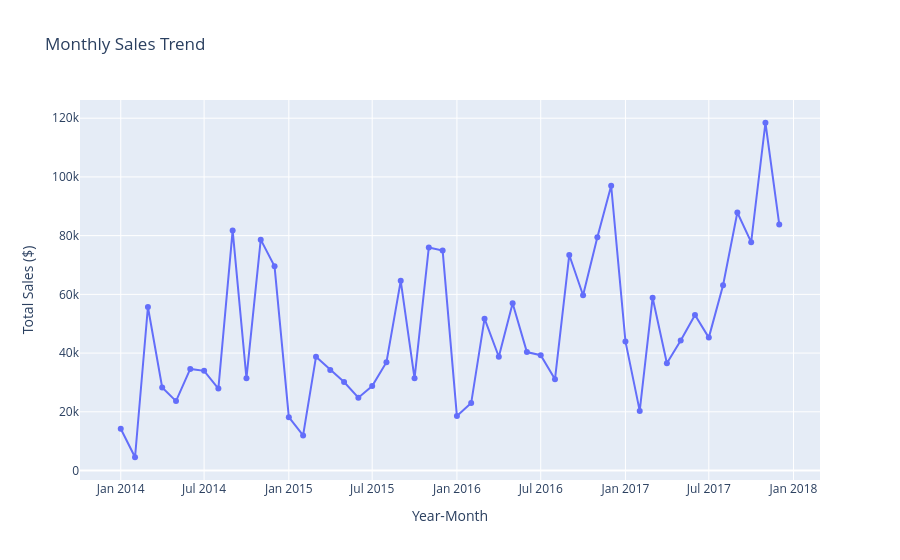

The code cell stored with this chart in its notebook:
### Code cell
# Visualization 1: Monthly Sales Trend
monthly_trend_plot = df_clean.groupby('Year_Month')['Sales'].sum().reset_index()
monthly_trend_plot['Year_Month'] = monthly_trend_plot['Year_Month'].astype(str)

fig = px.line(monthly_trend_plot, x='Year_Month', y='Sales', 
              title='Monthly Sales Trend',
              markers=True,
              labels={'Year_Month': 'Year-Month', 'Sales': 'Total Sales ($)'})
fig.update_layout(
    xaxis_title='Year-Month',
    yaxis_title='Total Sales ($)',
    hovermode='x unified'
)
fig.show()

### Figure 1 — Plotly figure (JSON) as saved in the notebook; plotly's stock layout.template omitted (floating-point values rounded to 4 significant figures)
{"data": [{"hovertemplate": "Year-Month=%{x}<br>Total Sales ($)=%{y}<extra></extra>", "legendgroup": "", "line": {"color": "#636efa", "dash": "solid"}, "marker": {"symbol": "circle"}, "mode": "lines+markers", "name": "", "orientation": "v", "showlegend": false, "type": "scatter", "x": ["2014-01", "2014-02", "2014-03", "2014-04", "2014-05", "2014-06", "2014-07", "2014-08", "2014-09", "2014-10", "2014-11", "2014-12", "2015-01", "2015-02", "2015-03", "2015-04", "2015-05", "2015-06", "2015-07", "2015-08", "2015-09", "2015-10", "2015-11", "2015-12", "2016-01", "2016-02", "2016-03", "2016-04", "2016-05", "2016-06", "2016-07", "2016-08", "2016-09", "2016-10", "2016-11", "2016-12", "2017-01", "2017-02", "2017-03", "2017-04", "2017-05", "2017-06", "2017-07", "2017-08", "2017-09", "2017-10", "2017-11", "2017-12"], "xaxis": "x", "y": [14240.0, 4520.0, 55690.0, 28300.0, 23650.0, 34600.0, 33950.0, 27910.0, 81780.0, 31450.0, 78630.0, 69550.0, 18170.0, 11950.0, 38730.0, 34200.0, 30130.0, 24800.0, 28770.0, 36900.0, 64600.0, 31400.0, 75970.0, 74920.0, 18540.0, 22980.0, 51720.0, 38750.0, 56990.0, 40340.0, 39260.0, 31120.0, 73410.0, 59690.0, 79410.0, 97000.0, 43970.0, 20300.0, 58870.0, 36520.0, 44260.0, 52980.0, 45260.0, 63120.0, 87870.0, 77780.0, 118400.0, 83830.0], "yaxis": "y"}], "layout": {"hovermode": "x unified", "legend": {"tracegroupgap": 0}, "title": {"text": "Monthly Sales Trend"}, "xaxis": {"anchor": "y", "domain": [0, 1], "title": {"text": "Year-Month"}}, "yaxis": {"anchor": "x", "domain": [0, 1], "title": {"text": "Total Sales ($)"}}}}
